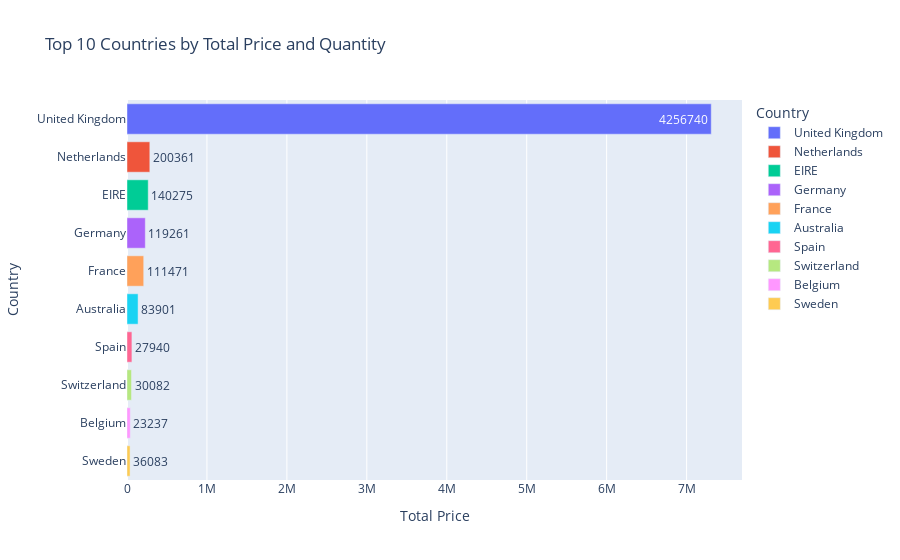

The notebook cell saved with this chart:
### Code cell
top_countries = final_df.groupby("Country")[['Quantity', 'Total_Price']].sum().sort_values(by='Total_Price', ascending=False).head(10)
fig = px.bar( top_countries,y=top_countries.index, x='Total_Price', 
             text='Quantity', color=top_countries.index,title="Top 10 Countries by Total Price and Quantity")
fig.update_layout(yaxis_title="Country",xaxis_title="Total Price", xaxis2=dict(title="Quantity", overlaying='x', side='top'))
fig.show()

### Figure 1 — Plotly figure (JSON) as saved in the notebook; plotly's stock layout.template omitted (floating-point values rounded to 4 significant figures)
{"data": [{"alignmentgroup": "True", "hovertemplate": "Country=%{y}<br>Total_Price=%{x}<br>Quantity=%{text}<extra></extra>", "legendgroup": "United Kingdom", "marker": {"color": "#636efa", "pattern": {"shape": ""}}, "name": "United Kingdom", "offsetgroup": "United Kingdom", "orientation": "h", "showlegend": true, "text": [4256740], "textposition": "auto", "type": "bar", "x": [7308000.0], "xaxis": "x", "y": ["United Kingdom"], "yaxis": "y"}, {"alignmentgroup": "True", "hovertemplate": "Country=%{y}<br>Total_Price=%{x}<br>Quantity=%{text}<extra></extra>", "legendgroup": "Netherlands", "marker": {"color": "#EF553B", "pattern": {"shape": ""}}, "name": "Netherlands", "offsetgroup": "Netherlands", "orientation": "h", "showlegend": true, "text": [200361], "textposition": "auto", "type": "bar", "x": [285400.0], "xaxis": "x", "y": ["Netherlands"], "yaxis": "y"}, {"alignmentgroup": "True", "hovertemplate": "Country=%{y}<br>Total_Price=%{x}<br>Quantity=%{text}<extra></extra>", "legendgroup": "EIRE", "marker": {"color": "#00cc96", "pattern": {"shape": ""}}, "name": "EIRE", "offsetgroup": "EIRE", "orientation": "h", "showlegend": true, "text": [140275], "textposition": "auto", "type": "bar", "x": [265500.0], "xaxis": "x", "y": ["EIRE"], "yaxis": "y"}, {"alignmentgroup": "True", "hovertemplate": "Country=%{y}<br>Total_Price=%{x}<br>Quantity=%{text}<extra></extra>", "legendgroup": "Germany", "marker": {"color": "#ab63fa", "pattern": {"shape": ""}}, "name": "Germany", "offsetgroup": "Germany", "orientation": "h", "showlegend": true, "text": [119261], "textposition": "auto", "type": "bar", "x": [228900.0], "xaxis": "x", "y": ["Germany"], "yaxis": "y"}, {"alignmentgroup": "True", "hovertemplate": "Country=%{y}<br>Total_Price=%{x}<br>Quantity=%{text}<extra></extra>", "legendgroup": "France", "marker": {"color": "#FFA15A", "pattern": {"shape": ""}}, "name": "France", "offsetgroup": "France", "orientation": "h", "showlegend": true, "text": [111471], "textposition": "auto", "type": "bar", "x": [209000.0], "xaxis": "x", "y": ["France"], "yaxis": "y"}, {"alignmentgroup": "True", "hovertemplate": "Country=%{y}<br>Total_Price=%{x}<br>Quantity=%{text}<extra></extra>", "legendgroup": "Australia", "marker": {"color": "#19d3f3", "pattern": {"shape": ""}}, "name": "Australia", "offsetgroup": "Australia", "orientation": "h", "showlegend": true, "text": [83901], "textposition": "auto", "type": "bar", "x": [138500.0], "xaxis": "x", "y": ["Australia"], "yaxis": "y"}, {"alignmentgroup": "True", "hovertemplate": "Country=%{y}<br>Total_Price=%{x}<br>Quantity=%{text}<extra></extra>", "legendgroup": "Spain", "marker": {"color": "#FF6692", "pattern": {"shape": ""}}, "name": "Spain", "offsetgroup": "Spain", "orientation": "h", "showlegend": true, "text": [27940], "textposition": "auto", "type": "bar", "x": [61580.0], "xaxis": "x", "y": ["Spain"], "yaxis": "y"}, {"alignmentgroup": "True", "hovertemplate": "Country=%{y}<br>Total_Price=%{x}<br>Quantity=%{text}<extra></extra>", "legendgroup": "Switzerland", "marker": {"color": "#B6E880", "pattern": {"shape": ""}}, "name": "Switzerland", "offsetgroup": "Switzerland", "orientation": "h", "showlegend": true, "text": [30082], "textposition": "auto", "type": "bar", "x": [56440.0], "xaxis": "x", "y": ["Switzerland"], "yaxis": "y"}, {"alignmentgroup": "True", "hovertemplate": "Country=%{y}<br>Total_Price=%{x}<br>Quantity=%{text}<extra></extra>", "legendgroup": "Belgium", "marker": {"color": "#FF97FF", "pattern": {"shape": ""}}, "name": "Belgium", "offsetgroup": "Belgium", "orientation": "h", "showlegend": true, "text": [23237], "textposition": "auto", "type": "bar", "x": [41200.0], "xaxis": "x", "y": ["Belgium"], "yaxis": "y"}, {"alignmentgroup": "True", "hovertemplate": "Country=%{y}<br>Total_Price=%{x}<br>Quantity=%{text}<extra></extra>", "legendgroup": "Sweden", "marker": {"color": "#FECB52", "pattern": {"shape": ""}}, "name": "Sweden", "offsetgroup": "Sweden", "orientation": "h", "showlegend": true, "text": [36083], "textposition": "auto", "type": "bar", "x": [38380.0], "xaxis": "x", "y": ["Sweden"], "yaxis": "y"}], "layout": {"barmode": "relative", "legend": {"title": {"text": "Country"}, "tracegroupgap": 0}, "title": {"text": "Top 10 Countries by Total Price and Quantity"}, "xaxis": {"anchor": "y", "domain": [0, 1], "title": {"text": "Total Price"}}, "xaxis2": {"overlaying": "x", "side": "top", "title": {"text": "Quantity"}}, "yaxis": {"anchor": "x", "categoryarray": ["Sweden", "Belgium", "Switzerland", "Spain", "Australia", "France", "Germany", "EIRE", "Netherlands", "United Kingdom"], "categoryorder": "array", "domain": [0, 1], "title": {"text": "Country"}}}}
